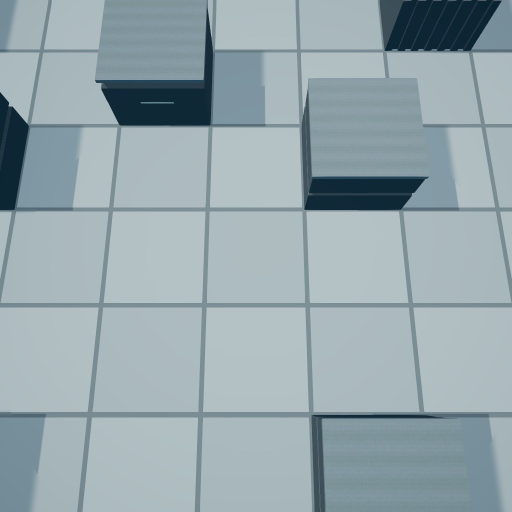
#> input picture Captures/AbilityJuice/shots/r2/debris/f0003.jpg, 1024 x 1024 px, given in place of f0012.jpg, which was not available (shown at 1/2 size)
$ python _r2_debris_altstrip.py
#> lines starting #> are read from the running program, lines starting #| are printed output that depends on the picture; pictures that were not available may be replaced by others from this repository, and a replacement may not be noted
import numpy as np
from PIL import Image, ImageDraw
import os
ROOT=os.path.dirname(os.path.abspath(__file__))
R2=os.path.join(ROOT,'shots/r2/debris')
T0=12; FPS=30.
# What the impact panel looks like at the frame the picker chose vs the mass peak
ims=[]
for i,lbl in [(12,'as shipped: +0.00s (picker choice)'),(14,'+0.07s'),(17,'+0.17s'),(19,'+0.23s (mass peak)')]:
    im=Image.open(os.path.join(R2,'f%04d.jpg'%i)).convert('RGB').resize((512,512), Image.LANCZOS)
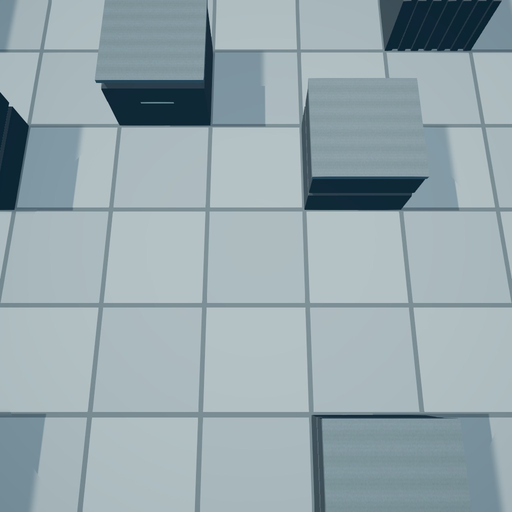
#> im: PIL image 512x512 RGB; mean R, G, B 150.2, 167.1, 173.1
    ims.append((lbl,im))
#> pass 2 of the loop `for i,lbl in [(12,'as shipped: +0.00s (picker choice)'),(14,'+0.07s'),..`:
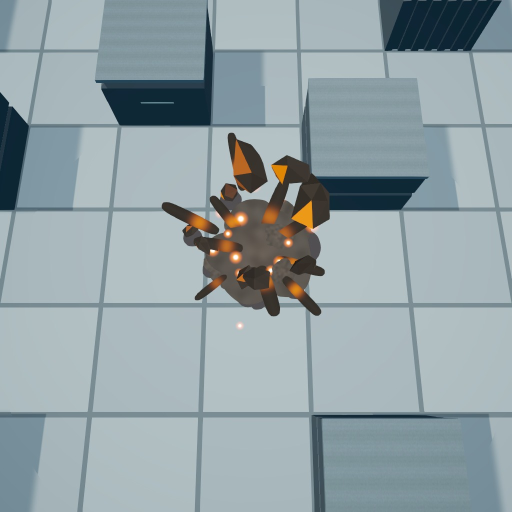
#> input picture Captures/AbilityJuice/shots/r2/debris/f0014.jpg, 1024 x 1024 px (shown at 1/2 size)
#> `im=Image.open(os.path.join(R2,'f%04d.jpg'%i)).convert('RGB').resize((5..`:
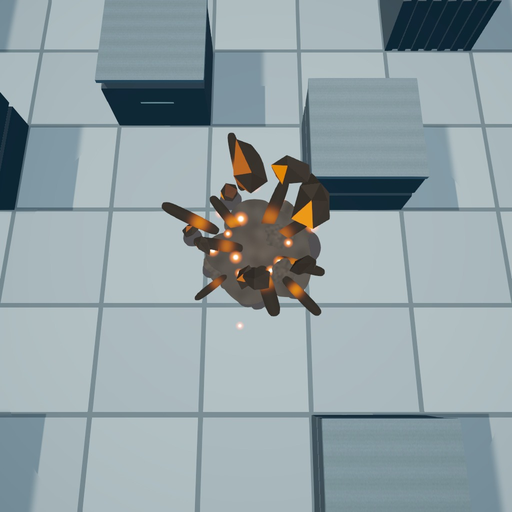
#> im: PIL image 512x512 RGB; mean R, G, B 146.2, 161, 165.7
sh=Image.new('RGB',(512*4+30, 512+22),(20,20,20)); d=ImageDraw.Draw(sh)
#> after `sh = Image.new('RGB', (512 * 4 + 30, 512 + 22), (20, 20, 20))`: sh: PIL image 2078x534 RGB; every value is 20
for k,(lbl,im) in enumerate(ims):
    sh.paste(im,(k*(512+10),22)); d.text((k*(512+10)+4,4), lbl, fill=(255,255,0))
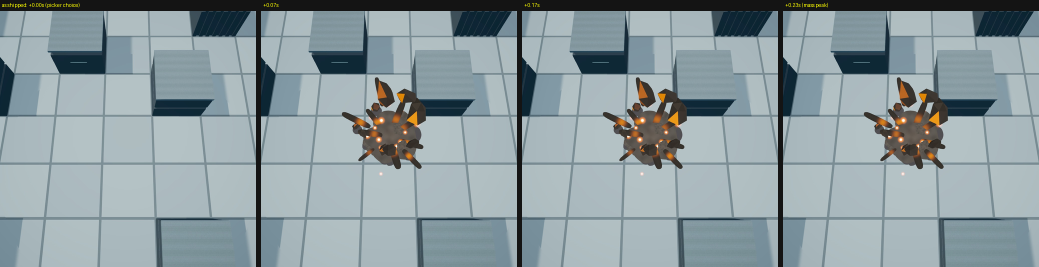
#> sh: PIL image 2078x534 RGB (shown at 1/2 size); mean R, G, B 140.4, 154.8, 159.4
sh.save(os.path.join(ROOT,'_r2_debris_altimpact.jpg'), quality=94)

# hi-res crop of geometry: chunks at apex, and the settled 'coins'
for i,out in [(15,'_r2_debris_geo_apex.jpg'),(25,'_r2_debris_geo_settled.jpg')]:
#> (the run stopped early here; a loop or call above may not have finished)
